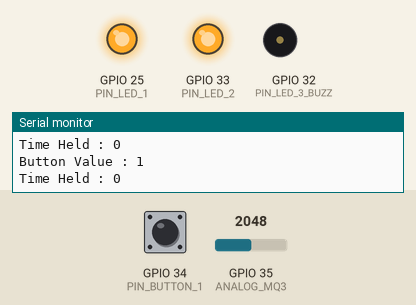
The program below on a simulated ESP32. On the bench: output pins drawn as LEDs (lit = HIGH), buzzer (waves = sounding), the last lines printed to the serial monitor. The test bench sets the inputs (shaded band); at power-on: GPIO 34 (PIN_BUTTON_1) HIGH, GPIO 35 (ANALOG_MQ3) = 2048. WiFi joins after 1.5 s; servers stay silent unless stated.

Above: at 14.6 s.
14.7 s: GPIO 34 (PIN_BUTTON_1) pulled LOW for 3.2 s
At 16.3 s:
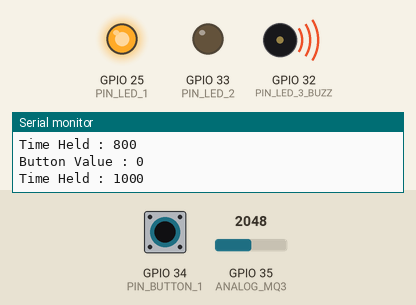
At 22.93 s:
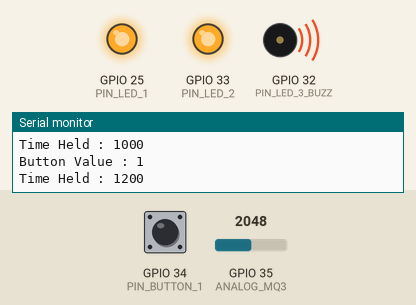
Timing chart, 0 to 24.5 s (numbered marks = the images above; inputs shaded):
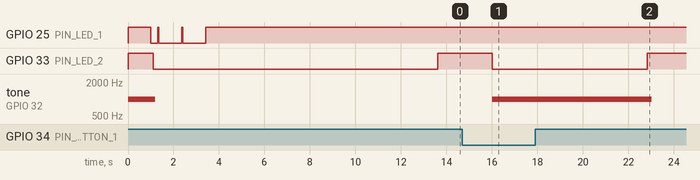

The program:

main.cpp
```cpp
#include <Arduino.h>
#include <WiFi.h>
#include <tgmath.h>

// PINs
#define   ANALOG_MQ3      35
#define   PIN_LED_1       25
#define   PIN_LED_2       33
#define   PIN_LED_3_BUZZ  32
#define   PIN_BUTTON_1    34
#define   PIN_BUTTON_2    39

//PWM
#define   FREQ            1000
#define   LED_BUZZ_CHANNEL 0
#define   BIT_RESOLUTION  8

//Wifi
#define   WIFI_SSID       "Nik les stups"
#define   WIFI_PASSWORD   "fdpfdpfdp"

// BOOL States
bool WS_CONNECTED = 1;
bool LAST_SENT_DATA = 1;
bool NEW_BUTTON;
bool OLD_BUTTON;
bool SENDING_DATA = 0;

// Working parameters of the breathalyzer

static int TIME_BTW_READ=200; // Time before entering the "decision tree"
static long LAST_RECORD = 60000; // Initially setup to more than "HEATING TIME"s to allow the reading state at the beginning of the loop
static int TIME_READING = 7000; // Time to read (= blowing) -> Little bit long to check
static int HEATING_TIME = 10000; // Break before entering loop and after reading to let the sensor heat a bit (better reads)
static int TIME_READ_HOLD = 1000; // Time the button 1 need to be held to launch the read.

// VARIABLES
int COUNTER_ARR_VAL = 0; // To append values to the ARR_VAL array and to know hiw much value we stored
int TIME_HOLD = 0;  // Time the button have been held in ms
int VAL_MQ3;

// Create the array that will contain the recorded values
int ARR_VAL[140]; // The maximum number of value that we will be able to store

// =============== FUNCTIONS ==========================================

void send_data() {
  Serial.println("======== Sending Data ========");
  Serial.println("======== Data sent =======");
  LAST_SENT_DATA = 1 ;
}


void connect_wifi() {
  WiFi.begin(WIFI_SSID, WIFI_PASSWORD);
  Serial.println("\n ====  Connecting WIFI ==== ");
  while(WiFi.status() != WL_CONNECTED){

      // Blink LED_1 while connecting
      digitalWrite(PIN_LED_1,HIGH);
      delay(50);
      digitalWrite(PIN_LED_1,LOW);

      Serial.print(".");
      delay(1000);
  }
  Serial.print("Connected to : "); Serial.println(WIFI_SSID);
}


void connect_webSocket() {
  Serial.println("======= Connection WebSocket =======");
  Serial.println("======= WebSocket connected  =======");
}

// ===============================================================

void setup() {

  int nb_val = int(TIME_READING / TIME_BTW_READ);

  Serial.begin(115200);
  Serial.println("\n Starting Initialization");
  Serial.println("================");
  Serial.println("Setting Pin_mode");
  Serial.println("__________________");

  //MQ-3 Sensor
  pinMode(ANALOG_MQ3,INPUT);

  //LED Pins
  pinMode(PIN_LED_1,OUTPUT);
  pinMode(PIN_LED_2,OUTPUT);

  // LED 3 and BUZZER -> PWM modulation at the same time bc there is the buzzer on the pin (passive buzzer)
  ledcSetup(LED_BUZZ_CHANNEL,FREQ,BIT_RESOLUTION);
  ledcAttachPin(PIN_LED_3_BUZZ,LED_BUZZ_CHANNEL);

  //Pin Mode Button
  pinMode(PIN_BUTTON_1,INPUT);
  // pinMode(PIN_BUTTON_2,INPUT); //That will be the EN if it is still there.

  Serial.println("Initialisation OK");
  Serial.println("===============");

  Serial.print("Testing Items");
  Serial.println("__________________");

  // LEDs

  digitalWrite(PIN_LED_1,HIGH);
  digitalWrite(PIN_LED_2,HIGH);

  // ON : PWM 50% Duty
  ledcWrite(LED_BUZZ_CHANNEL,125);

  delay(1000);

  digitalWrite(PIN_LED_1,LOW);
  delay(100);
  digitalWrite(PIN_LED_2,LOW);
  delay(100);

  // OFF : PWM 0% Duty
  ledcWrite(LED_BUZZ_CHANNEL,0);

  delay(100);

  Serial.println("Testing finished");
  Serial.println("===============");

  // Connect to the Wifi

  WiFi.mode(WIFI_STA);
  connect_wifi();

  digitalWrite(PIN_LED_1, HIGH); // To change when we add the WEB Socket connection

  Serial.println("Connected to the WiFi network");
  Serial.print("Local ESP32 IP: ");
  Serial.println(WiFi.localIP());

  connect_webSocket();

  delay(HEATING_TIME);
  Serial.println(" \n ============== SETUP FINISHED ============== \n");

}

void loop()
{
  // ===================================================
  // ==========Add LED_1 management (Wifi and WS)=======
  // ===================================================

  // Always happening
  VAL_MQ3 = analogRead(ANALOG_MQ3);
  delay(TIME_BTW_READ);
  LAST_RECORD += TIME_BTW_READ;

  // 1st branch
  if (WiFi.status() == WL_CONNECTED)
  {

    if (WS_CONNECTED){

      digitalWrite(PIN_LED_1, HIGH);

      if (LAST_RECORD < TIME_READING){

        // Recording the value
        ARR_VAL[COUNTER_ARR_VAL] = VAL_MQ3;
        COUNTER_ARR_VAL ++ ;

        // LED Management
        ledcWrite(LED_BUZZ_CHANNEL,125);
        digitalWrite(PIN_LED_2,LOW);
      }

      else if((TIME_READING < LAST_RECORD) && (LAST_RECORD < (TIME_READING + HEATING_TIME))){

        // LED Management
        ledcWrite(LED_BUZZ_CHANNEL,0); // Read finished
        if(!SENDING_DATA){ // Filter to avoid sending data multiple times in the loop
          SENDING_DATA = 1 ;
          send_data();
        }
      }

      else { // LAST_RECORD > TIME READING + HEATING TIME

        SENDING_DATA = 0;

        if(LAST_SENT_DATA){ // Recorded data have been sent to the server
        //Read Button state
        NEW_BUTTON = digitalRead(PIN_BUTTON_1);
        Serial.print("Button Value : "); Serial.println(NEW_BUTTON);
        Serial.print("Time Held : "); Serial.println(TIME_HOLD);

        digitalWrite(PIN_LED_2,HIGH);

        // This part : You need to old the button for $TIME_READ_HOLD ms to be able to record the values
        if((!NEW_BUTTON) && (!OLD_BUTTON)){
          TIME_HOLD += TIME_BTW_READ;
        }
        else {
          TIME_HOLD = 0;
        }

        if(TIME_HOLD > TIME_READ_HOLD){
          LAST_RECORD = 0;
        }

        }
        else {
          send_data();
        }
      }
    }
    else {connect_webSocket();}

  }
  else {connect_wifi();}
}
```

Measured:
- after the input at 14.7 s, GPIO 33 (PIN_LED_2): HIGH → LOW after 1.3 s, → HIGH 6.8 s later; tone on GPIO 32 (PIN_LED_3_BUZZ): silent → 1000 Hz after 1.3 s, → silent 7.0 s later
